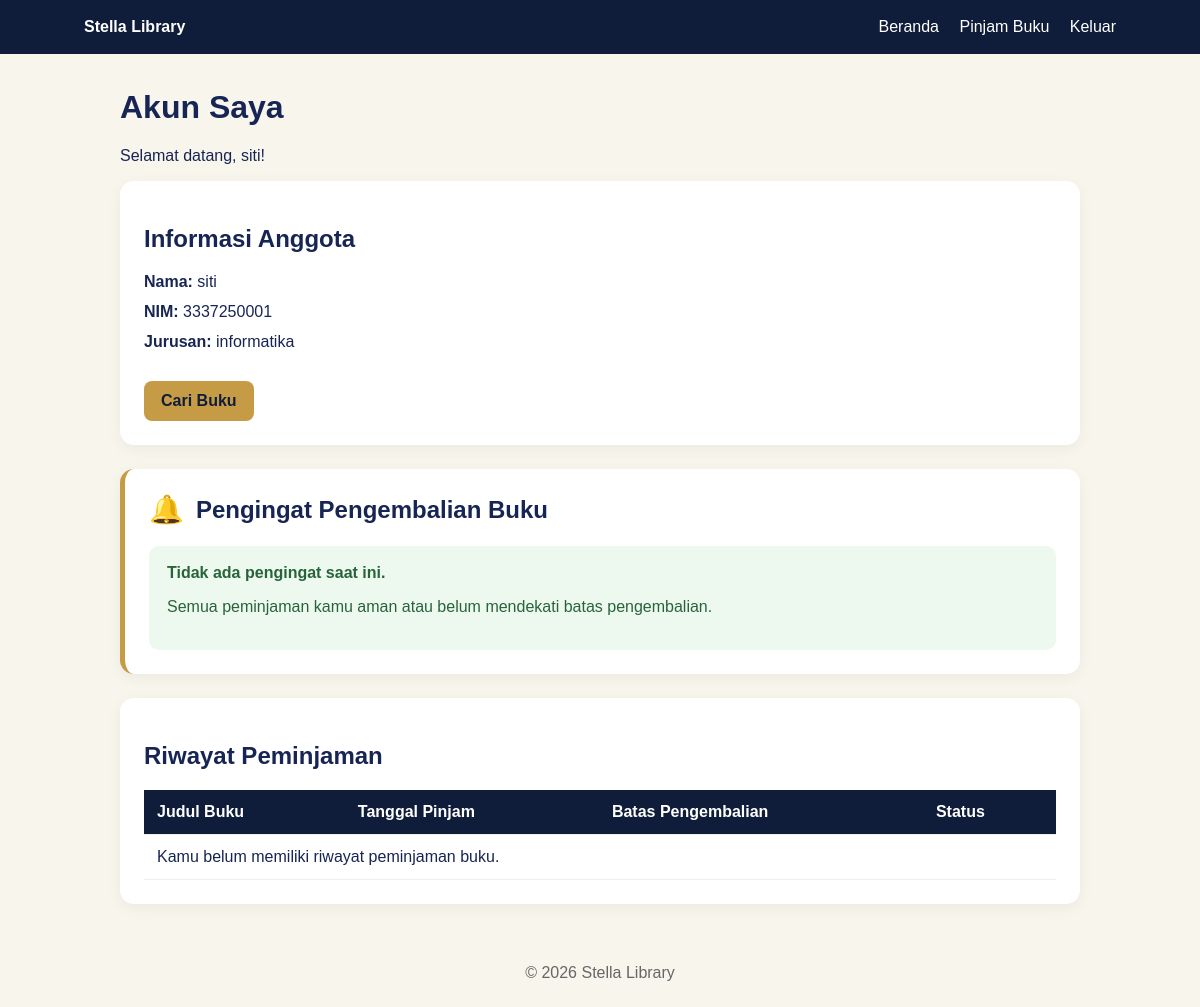
/user/dashboard.php (signed in), run on the app's committed database.
### tables this page shows
CREATE TABLE `anggota` (
  `id_anggota` int(11) NOT NULL,
  `nim` varchar(20) NOT NULL,
  `nama` varchar(50) NOT NULL,
  `jurusan` varchar(50) DEFAULT NULL,
  `alamat` text DEFAULT NULL,
  `no_hp` varchar(15) DEFAULT NULL,
  `created_at` timestamp NOT NULL DEFAULT current_timestamp(),
  `user_id` int(11) DEFAULT NULL
);

### user/dashboard.php (the view, shortened to what this page needs)
<?php
require_once '../koneksi.php';
$user_id = (int) $_SESSION['user_id'];
$stmt = $conn->prepare(
    "SELECT id_anggota, nim, nama, jurusan
     FROM anggota
     WHERE user_id = ?"
);
$stmt->bind_param("i", $user_id);
$stmt->execute();
$anggota = $stmt->get_result()->fetch_assoc();
$peminjaman = [];
$daftarReminder = [];
?>
<!DOCTYPE html>
<html lang="id">
<head>
</head>
<body>
<nav>
    <strong>Stella Library</strong>
    <div>
        <a href="../index.php">Beranda</a>
        <a href="pinjam.php">Pinjam Buku</a>
        <a href="../logout.php">Keluar</a>
    </div>
</nav>
<div class="container">
    <h1>Akun Saya</h1>
    <p>
        Selamat datang,
        <?= htmlspecialchars($anggota['nama']) ?>!
    </p>
    <div class="card info">
        <h2>Informasi Anggota</h2>
        <p>
            <strong>Nama:</strong>
            <?= htmlspecialchars($anggota['nama']) ?>
        </p>
        <p>
            <strong>NIM:</strong>
            <?= htmlspecialchars($anggota['nim']) ?>
        </p>
        <p>
            <strong>Jurusan:</strong>
            <?= htmlspecialchars($anggota['jurusan']) ?>
        </p>
        <br>
        <a class="btn" href="../index.php">
            Cari Buku
        </a>
    </div>
    <div class="card reminder-card">
        <div class="reminder-heading">
            <span class="reminder-icon">🔔</span>
            <h2>Pengingat Pengembalian Buku</h2>
        </div>
        <?php if (count($daftarReminder) > 0): ?>
            <?php foreach ($daftarReminder as $reminder): ?>
                <div class="reminder-item reminder-<?= htmlspecialchars($reminder['jenis']) ?>">
                    <h3>
                        <?= htmlspecialchars($reminder['judul_reminder']) ?>
                    </h3>
                    <p>
                        <strong>
                            <?= htmlspecialchars($reminder['judul']) ?>
                        </strong>
                    </p>
                    <p>
                        <?= htmlspecialchars($reminder['pesan']) ?>
                    </p>
                    <div class="reminder-date">
                        Batas pengembalian:
                        <?= formatTanggal($reminder['deadline']) ?>
                    </div>
                </div>
            <?php endforeach; ?>
        <?php else: ?>
            <div class="no-reminder">
                <strong>Tidak ada pengingat saat ini.</strong>
                <p>
                    Semua peminjaman kamu aman atau belum
                    mendekati batas pengembalian.
                </p>
            </div>
        <?php endif; ?>
    </div>
    <div class="card">
        <h2>Riwayat Peminjaman</h2>
        <div class="table-wrap">
            <table>
                <thead>
                    <tr>
                        <th>Judul Buku</th>
                        <th>Tanggal Pinjam</th>
                        <th>Batas Pengembalian</th>
                        <th>Status</th>
                    </tr>
                </thead>
                <tbody>
                <?php if (count($peminjaman) > 0): ?>
                    <?php foreach ($peminjaman as $row): ?>
                        <tr>
                            <td>
                                <?= htmlspecialchars($row['judul']) ?>
                            </td>
                            <td>
                                <?= formatTanggal($row['tanggal_pinjam']) ?>
                            </td>
                            <td>
                                <?= formatTanggal($row['tanggal_jatuh_tempo']) ?>
                            </td>
                            <td class="status">
                                <?= htmlspecialchars($row['status']) ?>
                            </td>
                        </tr>
                    <?php endforeach; ?>
                <?php else: ?>
                    <tr>
                        <td colspan="4">
                            Kamu belum memiliki riwayat peminjaman buku.
                        </td>
                    </tr>
                <?php endif; ?>
                </tbody>
            </table>
        </div>
    </div>
</div>
<footer>
    &copy; <?= date('Y') ?> Stella Library
</footer>
</body>
</html>

### user/dashboard.php (style rules this page uses)
* { box-sizing: border-box; }
body { margin: 0; font-family: Arial, sans-serif; background: #f8f5ed; color: #172554; }
nav { background: #101d3a; color: white; padding: 18px 7%; display: flex; justify-content: space-between; align-items: center; flex-wrap: wrap; gap: 12px; }
nav a { color: white; text-decoration: none; margin-left: 16px; }
.container { max-width: 1000px; margin: 35px auto; padding: 0 20px; }
.card { background: white; padding: 24px; border-radius: 14px; margin-bottom: 24px; box-shadow: 0 4px 15px #0000000d; }
h1, h2 { color: #172554; }
.info p { margin: 12px 0; }
.btn { display: inline-block; background: #c59b45; color: #101d3a; padding: 11px 17px; border-radius: 8px; text-decoration: none; font-weight: bold; }
.reminder-card { border-left: 5px solid #c59b45; }
.reminder-heading { display: flex; align-items: center; gap: 12px; margin-bottom: 20px; }
.reminder-heading h2 { margin: 0; }
.reminder-icon { font-size: 28px; }
.no-reminder { background: #edf8ee; padding: 18px; border-radius: 10px; color: #28643b; }
.table-wrap { overflow-x: auto; }
table { width: 100%; border-collapse: collapse; min-width: 600px; }
th, td { padding: 13px; text-align: left; border-bottom: 1px solid #eee; }
th { background: #101d3a; color: white; }
footer { text-align: center; padding: 25px; color: #666; }

### data on the page
anggota: nama "siti", nim "3337250001", jurusan "informatika"
